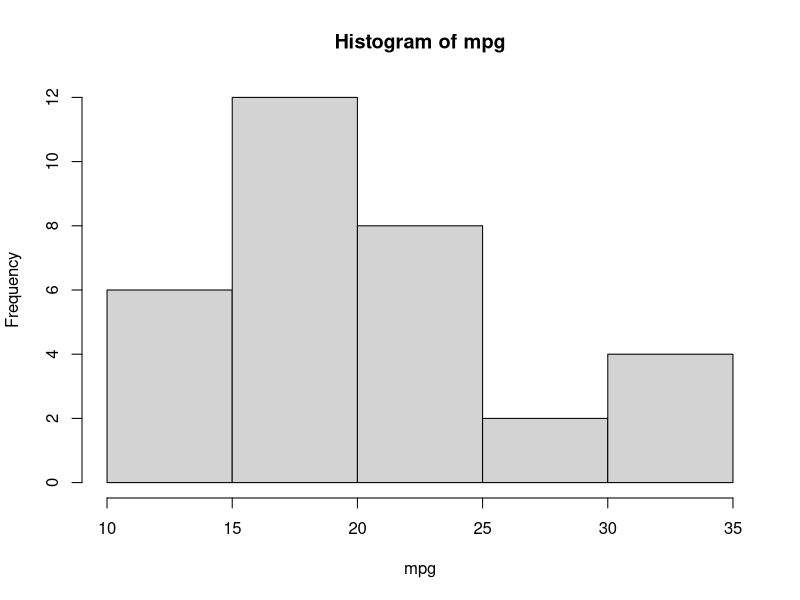

This figure's R source: (Note: this script raises an error after producing the figure.)
### test R script file

mpg <- mtcars$mpg
summary(mpg)
hist(mpg)
cyl <- mtcars$cyl

save(mpg, cyl, file="../project/data/raw_data/mtcars_objects.rda")


